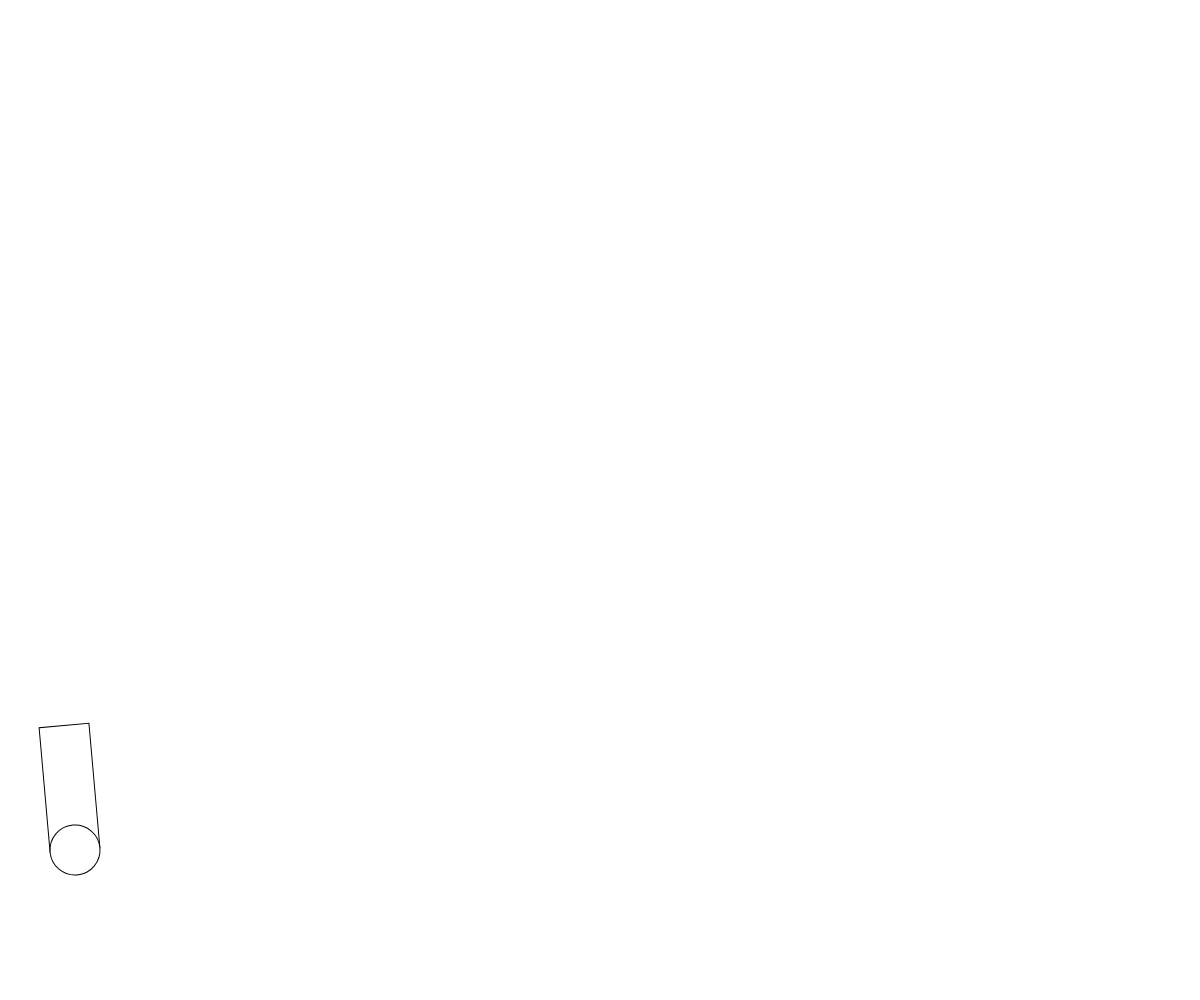
Frame 1 (no input)
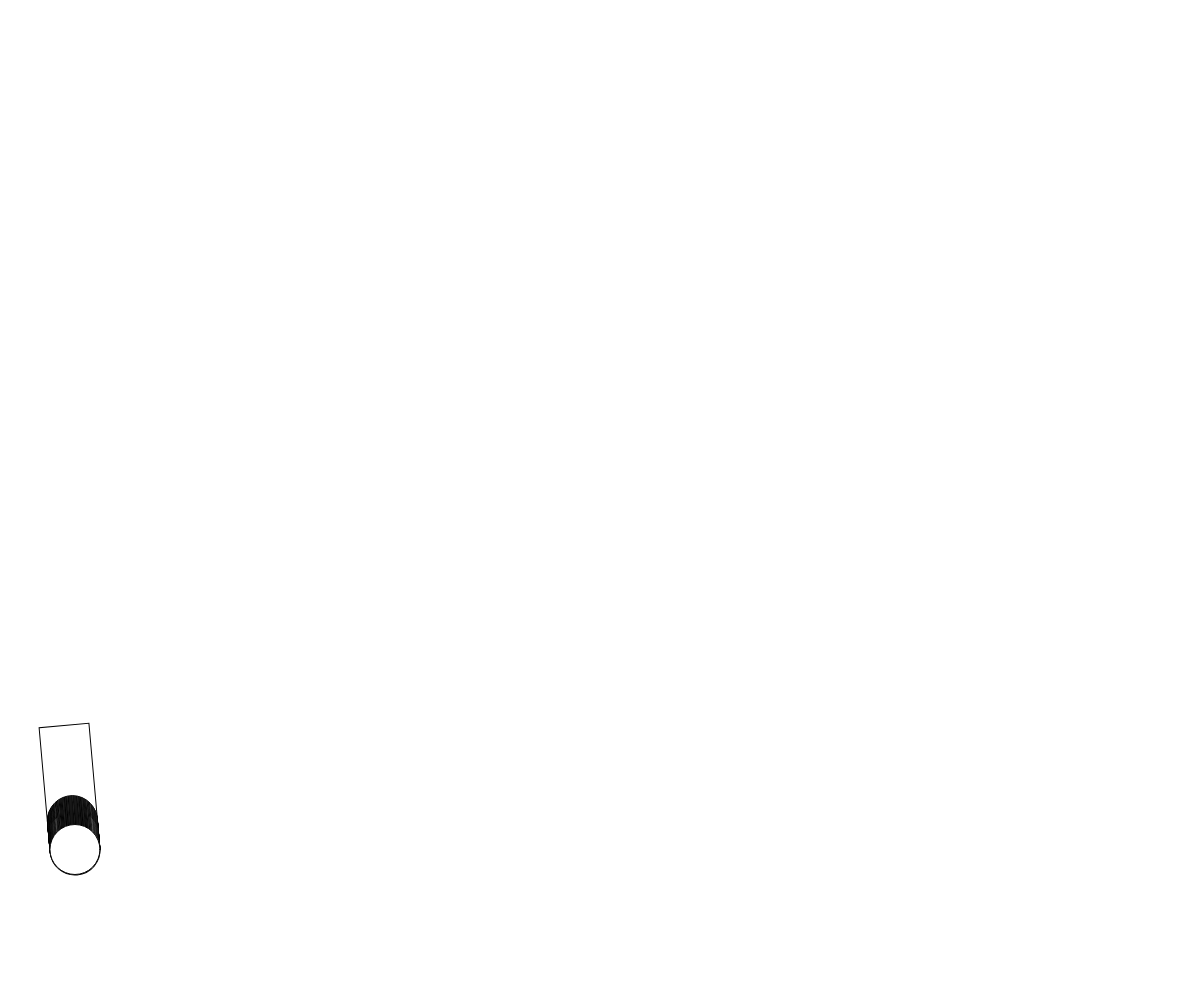
Frame 60 (no input)
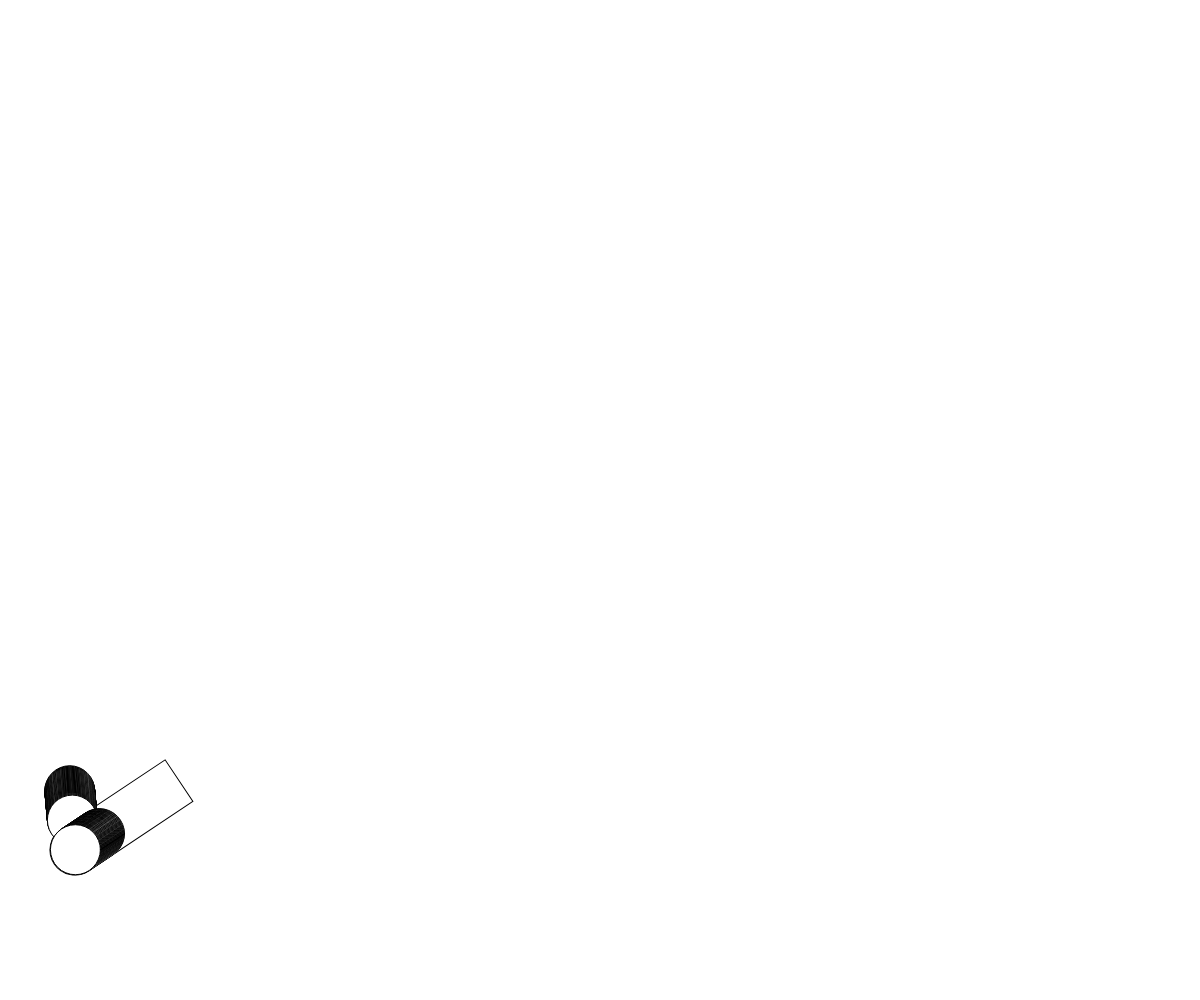
Frame 120 (the mouse pressed at the canvas centre since frame 60)

The p5.js sketch that drew these frames (run headless with seeded random() and noise() and a simulated clock; from frame 60 on, the mouse is pressed at the canvas centre):

// p5.js sketch
// ── sketch.js
let cannonX ;
let cannonY  ;
let cannonWidth ;
let cannonLength ;
let cannonAngle;
let bullets = [];

// steven has a stinky bum hole
function setup(){

  createCanvas(windowWidth, windowHeight)


   cannonX = 75;
   cannonY = height - 150;
   cannonWidth = 50;
   cannonLength = 125;

}

function draw(){
  background(255);

  displayCannon();
  updateBullets();
  fire();

  for  (let i = bullets.length - 1; i > 0; i--){
    if (bullets[i].x > windowWidth || bullets[i].y > windowHeight || bullets[i].x < 0 || bullets[i].y < 0){
    bullets.splice(i, 1)
    }
  
  }
}

function displayCannon() {
  push();
  translate(cannonX, cannonY);
  cannonAngle = atan2(mouseY - cannonY, mouseX - cannonX);
  rotate(cannonAngle);
  rect(0, -cannonWidth/2, cannonLength, cannonWidth)
  circle(0,0, cannonWidth)
  pop();
}

function mouseClicked() {
  fire();
}

function fire(){
  let thisBullet = {
    x: cannonX,
    y: cannonY,
    radius: cannonWidth,
    angle: cannonAngle,
    speed: .5,
  };
  bullets.push(thisBullet)
}

function updateBullets(){
  for (let thisBullet of bullets){
    thisBullet.x += thisBullet.speed * cos(thisBullet.angle)
    thisBullet.y += thisBullet.speed * sin(thisBullet.angle)
    ellipse(thisBullet.x, thisBullet.y, thisBullet.radius)
  }
}
